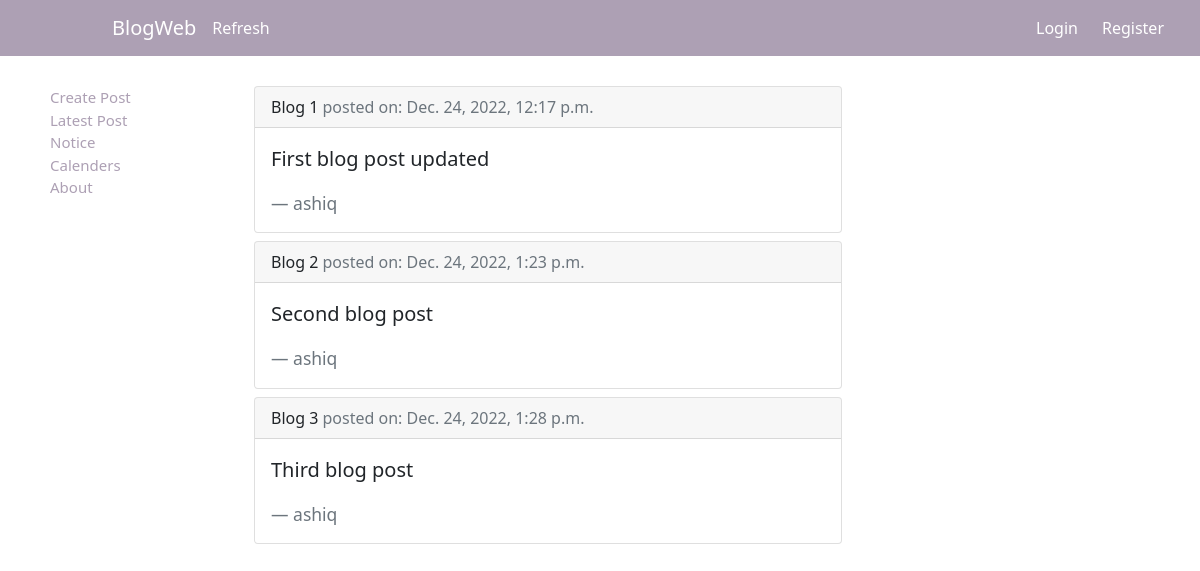
The page / on the database its author committed.
### blog/models.py (models this page shows, shortened)
class Post(models.Model):
    title = models.CharField(max_length=60)
    content = models.TextField()
    date_posted = models.DateTimeField(default=timezone.now)
    author = models.ForeignKey(User, on_delete=models.CASCADE)

### blog/views.py (the view)
# urls.py: path('', views.homepage, name='blog-home'),
def homepage(request):
    context = {
        'posts': Post.objects.all()
    }
    return render(request, 'blog/home.html', context)

### blog/templates/blog/home.html
{% extends "blog/base.html" %}
{% load static %}
{% block style %} <link rel="stylesheet" type="text/css" href="{% static 'blog/home.css' %}"> {% endblock %}
{% block content %}
    {% for i in posts %}
    <div class="card mb-2">
        <div class="card-header">
            {{i.title}}
            <span class="text-muted" style="margin-right: 0;">posted on: {{i.date_posted}}</span>
        </div>
        <div class="card-body">
          <blockquote class="blockquote mb-0">
            <p>{{i.content}}</p>
            <footer class="blockquote-footer mt-1">{{i.author}}</footer>
          </blockquote>
        </div>
      </div>
    {% endfor %}
{% endblock content %}

### rows shown on the page
Post: title "Blog 1", date_posted "Dec. 24, 2022, 12:17 p.m.", content "First blog post updated", author "ashiq"
Post: title "Blog 2", date_posted "Dec. 24, 2022, 1:23 p.m.", content "Second blog post", author "ashiq"
Post: title "Blog 3", date_posted "Dec. 24, 2022, 1:28 p.m.", content "Third blog post", author "ashiq"
